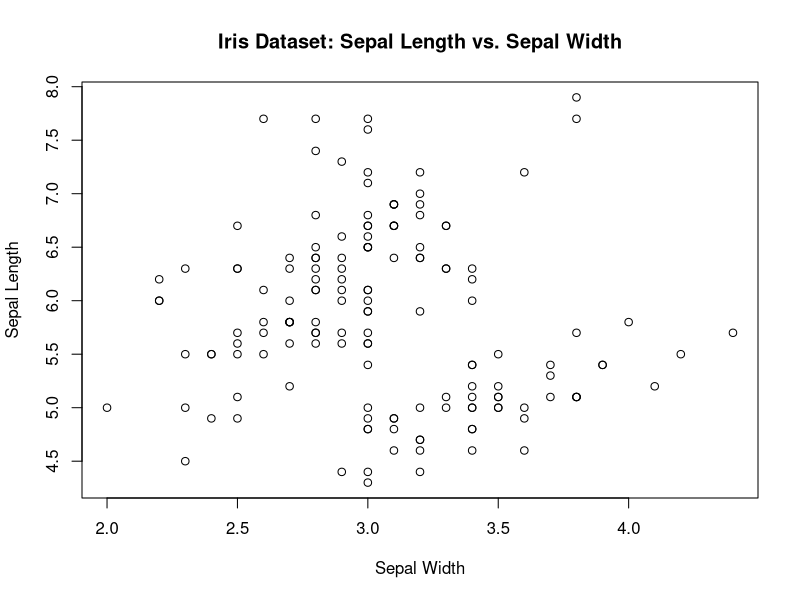

Write R code to recreate this figure.
# Load the iris dataset
data(iris)

# Create a scatter plot of Sepal Length versus Sepal Width
plot(iris$Sepal.Width, iris$Sepal.Length, 
     xlab = "Sepal Width", ylab = "Sepal Length", 
     main = "Iris Dataset: Sepal Length vs. Sepal Width")
